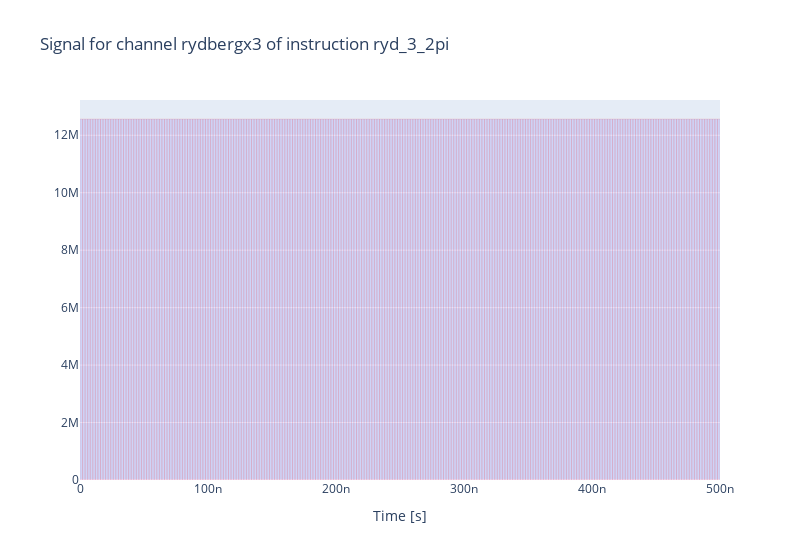

Write notebook code for a chart like this one.
### Code cell
ryd_system.generator.draw(qruise_instructions[-1], resolution=generator_devices["AWG"].resolution, line_shape="vhv")

### Figure 1 — Plotly figure (JSON) as saved in the notebook; plotly's stock layout.template omitted (floating-point values rounded to 4 significant figures; data arrays with more than 128 entries replaced by an {"elided": "..."} marker saying what was removed)
{"data": [{"marker": {"color": "rgba(0, 0, 250, 0.1)", "line": {"color": "red", "width": 0.1}}, "name": "Trace 1", "type": "bar", "uid": "860d73f3-ec09-46ef-b912-6f3bda0a74a5", "x": {"elided": "250 float values"}, "y": {"elided": "250 float values"}}], "layout": {"bargap": 0, "bargroupgap": 0, "barmode": "group", "title": {"text": "Signal for channel rydbergx3 of instruction ryd_3_2pi"}, "width": 800, "xaxis": {"title": {"text": "Time [s]"}}}}
